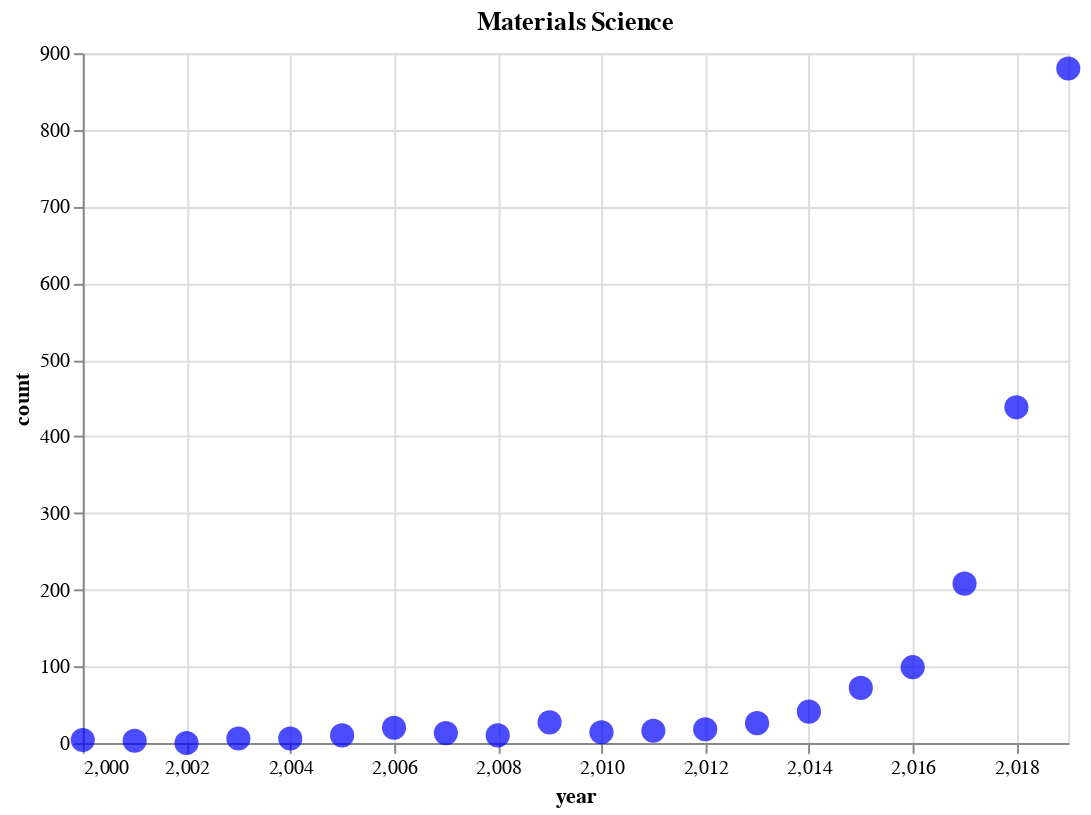

Source (notebook cell):
### Markdown cell above
## Individual

### Code cell
charts[0]

### Figure 1 — Vega-Lite specification as saved in the notebook (floating-point values rounded to 4 significant figures)
{"$schema": "https://vega.github.io/schema/vega-lite/v3.4.0.json", "config": {"mark": {"tooltip": null}, "view": {"height": 300, "width": 400}}, "data": {"name": "data-225f486b2c4254a3c2b903a50bbeb615"}, "datasets": {"data-225f486b2c4254a3c2b903a50bbeb615": [{"count": 880, "year": 2019}, {"count": 438, "year": 2018}, {"count": 208, "year": 2017}, {"count": 99, "year": 2016}, {"count": 72, "year": 2015}, {"count": 41, "year": 2014}, {"count": 26, "year": 2013}, {"count": 18, "year": 2012}, {"count": 16, "year": 2011}, {"count": 14, "year": 2010}, {"count": 27, "year": 2009}, {"count": 10, "year": 2008}, {"count": 13, "year": 2007}, {"count": 20, "year": 2006}, {"count": 10, "year": 2005}, {"count": 6, "year": 2004}, {"count": 6, "year": 2003}, {"count": 0, "year": 2002}, {"count": 3, "year": 2001}, {"count": 4, "year": 2000}]}, "encoding": {"x": {"field": "year", "scale": {"domain": [2000, 2019]}, "type": "quantitative"}, "y": {"field": "count", "type": "quantitative"}}, "height": 350, "mark": {"color": "blue", "size": 150, "type": "circle"}, "title": "Materials Science", "width": 500}
